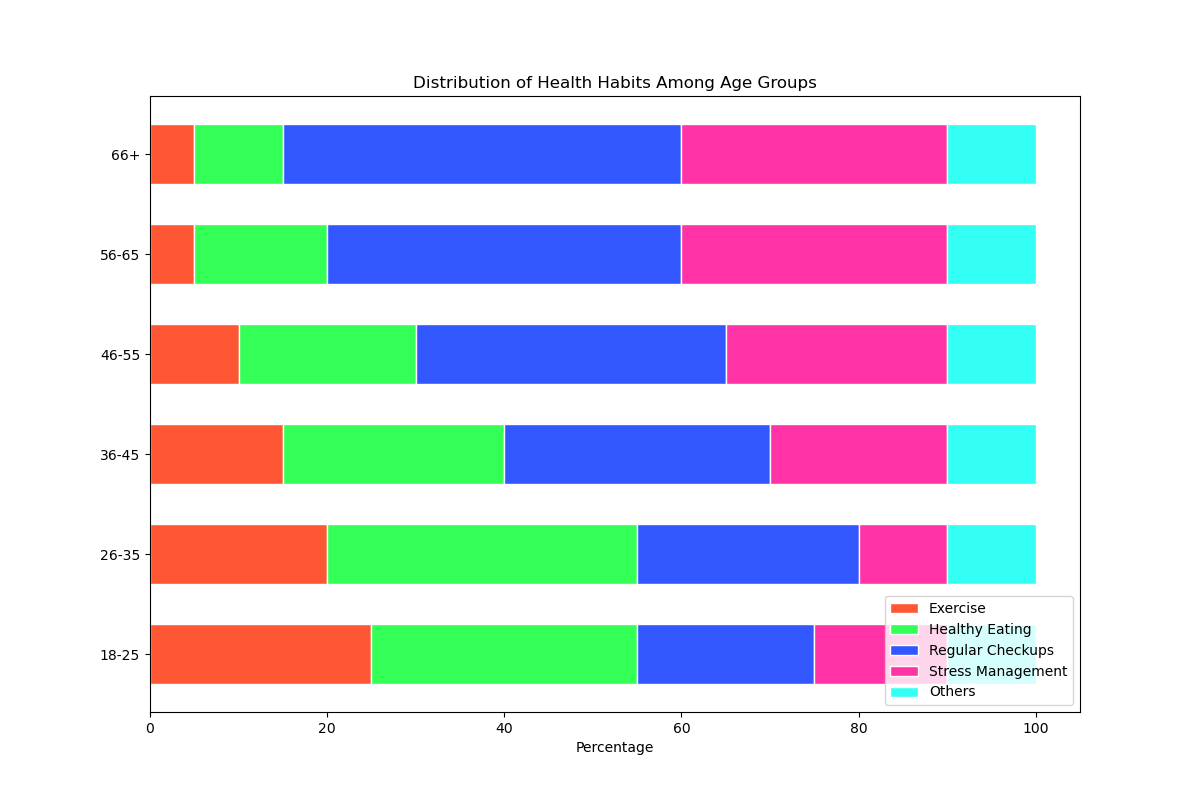

Recreate this plot in Python.

import matplotlib.pyplot as plt
import numpy as np

# Data
age_groups = ['18-25', '26-35', '36-45', '46-55', '56-65', '66+']
exercise = np.array([25, 20, 15, 10, 5, 5])
healthy_eating = np.array([30, 35, 25, 20, 15, 10])
regular_checkups = np.array([20, 25, 30, 35, 40, 45])
stress_management = np.array([15, 10, 20, 25, 30, 30])
others = np.array([10, 10, 10, 10, 10, 10])

# Calculate percentages
totals = exercise + healthy_eating + regular_checkups + stress_management + others
exercise_percentage = exercise / totals * 100
healthy_eating_percentage = healthy_eating / totals * 100
regular_checkups_percentage = regular_checkups / totals * 100
stress_management_percentage = stress_management / totals * 100
others_percentage = others / totals * 100

# Plotting
fig, ax = plt.subplots(figsize=(12, 8))
bar_width = 0.6

# Horizontal bar plot
age_indices = np.arange(len(age_groups))

p1 = plt.barh(age_indices, exercise_percentage, color='#FF5733', edgecolor='white', height=bar_width)
p2 = plt.barh(age_indices, healthy_eating_percentage, left=exercise_percentage, color='#33FF57', edgecolor='white', height=bar_width)
p3 = plt.barh(age_indices, regular_checkups_percentage, left=exercise_percentage+healthy_eating_percentage, color='#3357FF', edgecolor='white', height=bar_width)
p4 = plt.barh(age_indices, stress_management_percentage, left=exercise_percentage+healthy_eating_percentage+regular_checkups_percentage, color='#FF33A6', edgecolor='white', height=bar_width)
p5 = plt.barh(age_indices, others_percentage, left=exercise_percentage+healthy_eating_percentage+regular_checkups_percentage+stress_management_percentage, color='#33FFF5', edgecolor='white', height=bar_width)

plt.xlabel('Percentage')
plt.title('Distribution of Health Habits Among Age Groups')
plt.yticks(age_indices, age_groups)
plt.legend((p1[0], p2[0], p3[0], p4[0], p5[0]), ('Exercise', 'Healthy Eating', 'Regular Checkups', 'Stress Management', 'Others'), loc='lower right')
plt.show()
